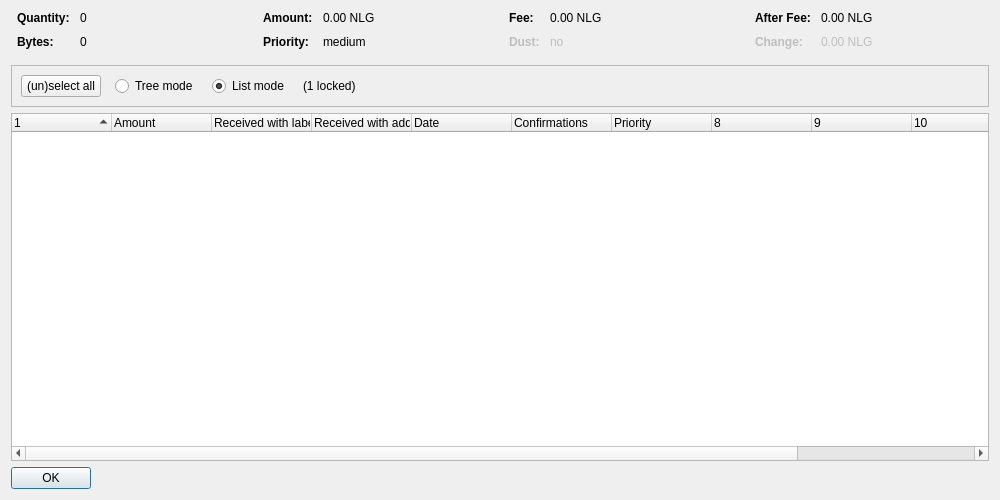
<?xml version="1.0" encoding="UTF-8"?>
<ui version="4.0">
 <class>CoinControlDialog</class>
 <widget class="QDialog" name="CoinControlDialog">
  <property name="geometry">
   <rect>
    <x>0</x>
    <y>0</y>
    <width>1000</width>
    <height>500</height>
   </rect>
  </property>
  <property name="windowTitle">
   <string>Coin Selection</string>
  </property>
  <layout class="QVBoxLayout" name="verticalLayout">
   <item>
    <layout class="QHBoxLayout" name="horizontalLayoutTop" stretch="0,0,0,0">
     <property name="topMargin">
      <number>0</number>
     </property>
     <property name="bottomMargin">
      <number>10</number>
     </property>
     <item>
      <layout class="QFormLayout" name="formLayoutCoinControl1">
       <property name="horizontalSpacing">
        <number>10</number>
       </property>
       <property name="verticalSpacing">
        <number>10</number>
       </property>
       <property name="leftMargin">
        <number>6</number>
       </property>
       <property name="rightMargin">
        <number>6</number>
       </property>
       <item row="0" column="0">
        <widget class="QLabel" name="labelCoinControlQuantityText">
         <property name="font">
          <font>
           <weight>75</weight>
           <bold>true</bold>
          </font>
         </property>
         <property name="text">
          <string>Quantity:</string>
         </property>
        </widget>
       </item>
       <item row="0" column="1">
        <widget class="QLabel" name="labelCoinControlQuantity">
         <property name="cursor">
          <cursorShape>IBeamCursor</cursorShape>
         </property>
         <property name="contextMenuPolicy">
          <enum>Qt::ActionsContextMenu</enum>
         </property>
         <property name="text">
          <string notr="true">0</string>
         </property>
         <property name="textInteractionFlags">
          <set>Qt::LinksAccessibleByMouse|Qt::TextSelectableByKeyboard|Qt::TextSelectableByMouse</set>
         </property>
        </widget>
       </item>
       <item row="1" column="0">
        <widget class="QLabel" name="labelCoinControlBytesText">
         <property name="font">
          <font>
           <weight>75</weight>
           <bold>true</bold>
          </font>
         </property>
         <property name="text">
          <string>Bytes:</string>
         </property>
        </widget>
       </item>
       <item row="1" column="1">
        <widget class="QLabel" name="labelCoinControlBytes">
         <property name="cursor">
          <cursorShape>IBeamCursor</cursorShape>
         </property>
         <property name="contextMenuPolicy">
          <enum>Qt::ActionsContextMenu</enum>
         </property>
         <property name="text">
          <string notr="true">0</string>
         </property>
         <property name="textInteractionFlags">
          <set>Qt::LinksAccessibleByMouse|Qt::TextSelectableByKeyboard|Qt::TextSelectableByMouse</set>
         </property>
        </widget>
       </item>
      </layout>
     </item>
     <item>
      <layout class="QFormLayout" name="formLayoutCoinControl2">
       <property name="horizontalSpacing">
        <number>10</number>
       </property>
       <property name="verticalSpacing">
        <number>10</number>
       </property>
       <property name="leftMargin">
        <number>6</number>
       </property>
       <property name="rightMargin">
        <number>6</number>
       </property>
       <item row="0" column="0">
        <widget class="QLabel" name="labelCoinControlAmountText">
         <property name="font">
          <font>
           <weight>75</weight>
           <bold>true</bold>
          </font>
         </property>
         <property name="text">
          <string>Amount:</string>
         </property>
        </widget>
       </item>
       <item row="0" column="1">
        <widget class="QLabel" name="labelCoinControlAmount">
         <property name="cursor">
          <cursorShape>IBeamCursor</cursorShape>
         </property>
         <property name="contextMenuPolicy">
          <enum>Qt::ActionsContextMenu</enum>
         </property>
         <property name="text">
          <string notr="true">0.00 NLG</string>
         </property>
         <property name="textInteractionFlags">
          <set>Qt::LinksAccessibleByMouse|Qt::TextSelectableByKeyboard|Qt::TextSelectableByMouse</set>
         </property>
        </widget>
       </item>
       <item row="1" column="0">
        <widget class="QLabel" name="labelCoinControlPriorityText">
         <property name="font">
          <font>
           <weight>75</weight>
           <bold>true</bold>
          </font>
         </property>
         <property name="text">
          <string>Priority:</string>
         </property>
        </widget>
       </item>
       <item row="1" column="1">
        <widget class="QLabel" name="labelCoinControlPriority">
         <property name="cursor">
          <cursorShape>IBeamCursor</cursorShape>
         </property>
         <property name="contextMenuPolicy">
          <enum>Qt::ActionsContextMenu</enum>
         </property>
         <property name="text">
          <string notr="true">medium</string>
         </property>
         <property name="textInteractionFlags">
          <set>Qt::LinksAccessibleByMouse|Qt::TextSelectableByKeyboard|Qt::TextSelectableByMouse</set>
         </property>
        </widget>
       </item>
      </layout>
     </item>
     <item>
      <layout class="QFormLayout" name="formLayoutCoinControl3">
       <property name="horizontalSpacing">
        <number>10</number>
       </property>
       <property name="verticalSpacing">
        <number>10</number>
       </property>
       <property name="leftMargin">
        <number>6</number>
       </property>
       <property name="rightMargin">
        <number>6</number>
       </property>
       <item row="0" column="0">
        <widget class="QLabel" name="labelCoinControlFeeText">
         <property name="font">
          <font>
           <weight>75</weight>
           <bold>true</bold>
          </font>
         </property>
         <property name="text">
          <string>Fee:</string>
         </property>
        </widget>
       </item>
       <item row="0" column="1">
        <widget class="QLabel" name="labelCoinControlFee">
         <property name="cursor">
          <cursorShape>IBeamCursor</cursorShape>
         </property>
         <property name="contextMenuPolicy">
          <enum>Qt::ActionsContextMenu</enum>
         </property>
         <property name="text">
          <string notr="true">0.00 NLG</string>
         </property>
         <property name="textInteractionFlags">
          <set>Qt::LinksAccessibleByMouse|Qt::TextSelectableByKeyboard|Qt::TextSelectableByMouse</set>
         </property>
        </widget>
       </item>
       <item row="1" column="0">
        <widget class="QLabel" name="labelCoinControlLowOutputText">
         <property name="enabled">
          <bool>false</bool>
         </property>
         <property name="font">
          <font>
           <weight>75</weight>
           <bold>true</bold>
          </font>
         </property>
         <property name="text">
          <string>Dust:</string>
         </property>
        </widget>
       </item>
       <item row="1" column="1">
        <widget class="QLabel" name="labelCoinControlLowOutput">
         <property name="enabled">
          <bool>false</bool>
         </property>
         <property name="cursor">
          <cursorShape>IBeamCursor</cursorShape>
         </property>
         <property name="contextMenuPolicy">
          <enum>Qt::ActionsContextMenu</enum>
         </property>
         <property name="text">
          <string notr="true">no</string>
         </property>
         <property name="textInteractionFlags">
          <set>Qt::LinksAccessibleByMouse|Qt::TextSelectableByKeyboard|Qt::TextSelectableByMouse</set>
         </property>
        </widget>
       </item>
      </layout>
     </item>
     <item>
      <layout class="QFormLayout" name="formLayoutCoinControl4">
       <property name="horizontalSpacing">
        <number>10</number>
       </property>
       <property name="verticalSpacing">
        <number>10</number>
       </property>
       <property name="leftMargin">
        <number>6</number>
       </property>
       <property name="rightMargin">
        <number>6</number>
       </property>
       <item row="0" column="0">
        <widget class="QLabel" name="labelCoinControlAfterFeeText">
         <property name="font">
          <font>
           <weight>75</weight>
           <bold>true</bold>
          </font>
         </property>
         <property name="text">
          <string>After Fee:</string>
         </property>
        </widget>
       </item>
       <item row="0" column="1">
        <widget class="QLabel" name="labelCoinControlAfterFee">
         <property name="cursor">
          <cursorShape>IBeamCursor</cursorShape>
         </property>
         <property name="contextMenuPolicy">
          <enum>Qt::ActionsContextMenu</enum>
         </property>
         <property name="text">
          <string notr="true">0.00 NLG</string>
         </property>
         <property name="textInteractionFlags">
          <set>Qt::LinksAccessibleByMouse|Qt::TextSelectableByKeyboard|Qt::TextSelectableByMouse</set>
         </property>
        </widget>
       </item>
       <item row="1" column="0">
        <widget class="QLabel" name="labelCoinControlChangeText">
         <property name="enabled">
          <bool>false</bool>
         </property>
         <property name="font">
          <font>
           <weight>75</weight>
           <bold>true</bold>
          </font>
         </property>
         <property name="text">
          <string>Change:</string>
         </property>
        </widget>
       </item>
       <item row="1" column="1">
        <widget class="QLabel" name="labelCoinControlChange">
         <property name="enabled">
          <bool>false</bool>
         </property>
         <property name="cursor">
          <cursorShape>IBeamCursor</cursorShape>
         </property>
         <property name="contextMenuPolicy">
          <enum>Qt::ActionsContextMenu</enum>
         </property>
         <property name="text">
          <string notr="true">0.00 NLG</string>
         </property>
         <property name="textInteractionFlags">
          <set>Qt::LinksAccessibleByMouse|Qt::TextSelectableByKeyboard|Qt::TextSelectableByMouse</set>
         </property>
        </widget>
       </item>
      </layout>
     </item>
    </layout>
   </item>
   <item>
    <widget class="QFrame" name="frame">
     <property name="minimumSize">
      <size>
       <width>0</width>
       <height>40</height>
      </size>
     </property>
     <property name="frameShape">
      <enum>QFrame::StyledPanel</enum>
     </property>
     <property name="frameShadow">
      <enum>QFrame::Sunken</enum>
     </property>
     <layout class="QHBoxLayout" name="horizontalLayout">
      <item>
       <layout class="QHBoxLayout" name="horizontalLayoutPanel" stretch="0,0,0,0,0">
        <property name="spacing">
         <number>14</number>
        </property>
        <item>
         <widget class="QPushButton" name="pushButtonSelectAll">
          <property name="sizePolicy">
           <sizepolicy hsizetype="Maximum" vsizetype="Fixed">
            <horstretch>0</horstretch>
            <verstretch>0</verstretch>
           </sizepolicy>
          </property>
          <property name="text">
           <string>(un)select all</string>
          </property>
          <property name="autoDefault">
           <bool>false</bool>
          </property>
         </widget>
        </item>
        <item>
         <widget class="QRadioButton" name="radioTreeMode">
          <property name="sizePolicy">
           <sizepolicy hsizetype="Maximum" vsizetype="Fixed">
            <horstretch>0</horstretch>
            <verstretch>0</verstretch>
           </sizepolicy>
          </property>
          <property name="text">
           <string>Tree mode</string>
          </property>
         </widget>
        </item>
        <item>
         <widget class="QRadioButton" name="radioListMode">
          <property name="sizePolicy">
           <sizepolicy hsizetype="Maximum" vsizetype="Fixed">
            <horstretch>0</horstretch>
            <verstretch>0</verstretch>
           </sizepolicy>
          </property>
          <property name="text">
           <string>List mode</string>
          </property>
          <property name="checked">
           <bool>true</bool>
          </property>
         </widget>
        </item>
        <item>
         <widget class="QLabel" name="labelLocked">
          <property name="text">
           <string notr="true">(1 locked)</string>
          </property>
         </widget>
        </item>
        <item>
         <spacer name="horizontalSpacer">
          <property name="orientation">
           <enum>Qt::Horizontal</enum>
          </property>
          <property name="sizeHint" stdset="0">
           <size>
            <width>40</width>
            <height>20</height>
           </size>
          </property>
         </spacer>
        </item>
       </layout>
      </item>
     </layout>
    </widget>
   </item>
   <item>
    <widget class="CoinControlTreeWidget" name="treeWidget">
     <property name="contextMenuPolicy">
      <enum>Qt::CustomContextMenu</enum>
     </property>
     <property name="sortingEnabled">
      <bool>false</bool>
     </property>
     <property name="columnCount">
      <number>12</number>
     </property>
     <attribute name="headerShowSortIndicator" stdset="0">
      <bool>true</bool>
     </attribute>
     <attribute name="headerStretchLastSection">
      <bool>false</bool>
     </attribute>
     <column>
      <property name="text">
       <string/>
      </property>
     </column>
     <column>
      <property name="text">
       <string>Amount</string>
      </property>
     </column>
     <column>
      <property name="text">
       <string>Received with label</string>
      </property>
     </column>
     <column>
      <property name="text">
       <string>Received with address</string>
      </property>
     </column>
     <column>
      <property name="text">
       <string>Date</string>
      </property>
     </column>
     <column>
      <property name="text">
       <string>Confirmations</string>
      </property>
      <property name="toolTip">
       <string>Confirmed</string>
      </property>
     </column>
     <column>
      <property name="text">
       <string>Priority</string>
      </property>
     </column>
     <column>
      <property name="text">
       <string/>
      </property>
     </column>
     <column>
      <property name="text">
       <string/>
      </property>
     </column>
     <column>
      <property name="text">
       <string/>
      </property>
     </column>
     <column>
      <property name="text">
       <string/>
      </property>
     </column>
     <column>
      <property name="text">
       <string/>
      </property>
     </column>
    </widget>
   </item>
   <item>
    <widget class="QDialogButtonBox" name="buttonBox">
     <property name="sizePolicy">
      <sizepolicy hsizetype="Maximum" vsizetype="Fixed">
       <horstretch>0</horstretch>
       <verstretch>0</verstretch>
      </sizepolicy>
     </property>
     <property name="orientation">
      <enum>Qt::Horizontal</enum>
     </property>
     <property name="standardButtons">
      <set>QDialogButtonBox::Ok</set>
     </property>
    </widget>
   </item>
  </layout>
 </widget>
 <customwidgets>
  <customwidget>
   <class>CoinControlTreeWidget</class>
   <extends>QTreeWidget</extends>
   <header>coincontroltreewidget.h</header>
  </customwidget>
 </customwidgets>
 <resources/>
 <connections/>
</ui>
